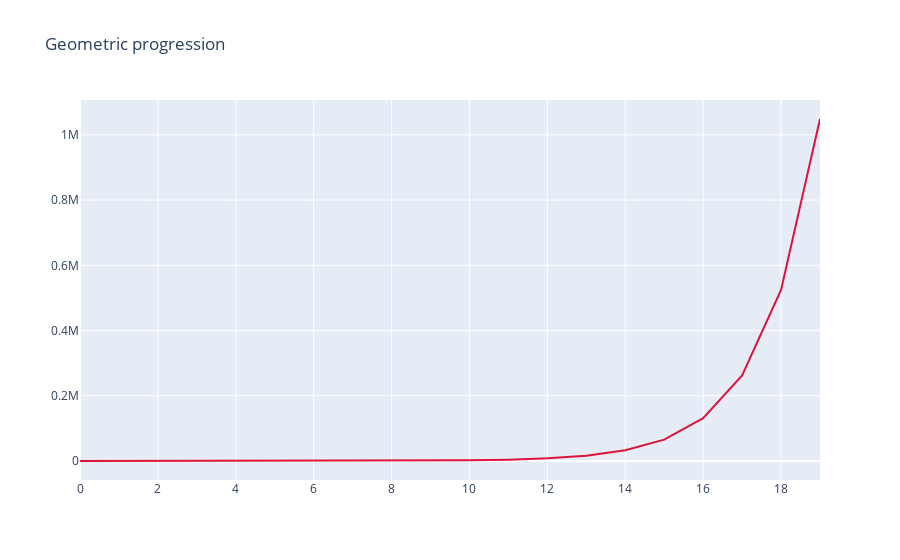

Notebook source saved alongside this figure:
### Markdown cell above
## Grafy

### Code cell
import plotly.graph_objects as go

fig = go.Figure(
    data=[go.Scatter(y=geometric(2, count=20), line_color="crimson")],
    layout_title_text="Geometric progression"
)
fig.show()

### Figure 1 — Plotly figure (JSON) as saved in the notebook; plotly's stock layout.template omitted (floating-point values rounded to 4 significant figures)
{"data": [{"line": {"color": "crimson"}, "type": "scatter", "y": [2, 4, 8, 16, 32, 64, 128, 256, 512, 1024, 2048, 4096, 8192, 16384, 32768, 65536, 131072, 262144, 524288, 1048576]}], "layout": {"title": {"text": "Geometric progression"}}}
